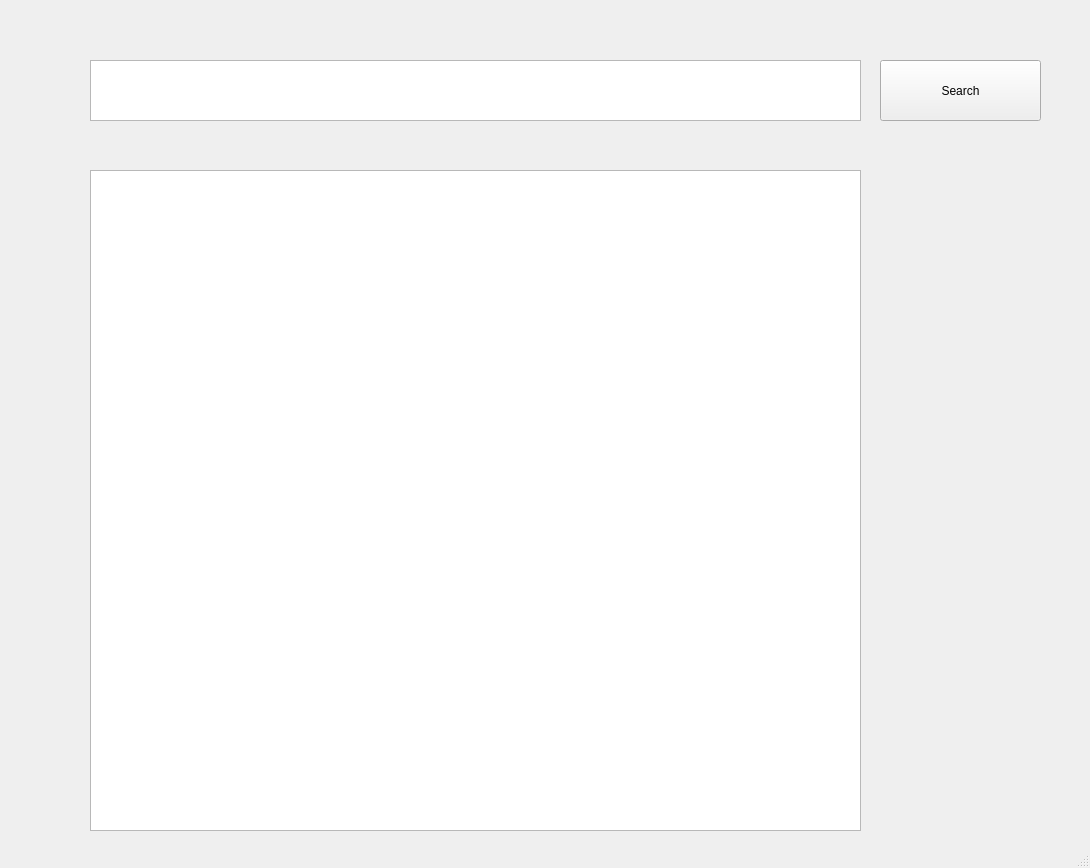
<?xml version="1.0" encoding="UTF-8"?>
<ui version="4.0">
 <class>MainWindow</class>
 <widget class="QMainWindow" name="MainWindow">
  <property name="geometry">
   <rect>
    <x>0</x>
    <y>0</y>
    <width>1090</width>
    <height>868</height>
   </rect>
  </property>
  <property name="windowTitle">
   <string>MainWindow</string>
  </property>
  <widget class="QWidget" name="centralwidget">
   <widget class="QPushButton" name="Search_btn">
    <property name="geometry">
     <rect>
      <x>880</x>
      <y>60</y>
      <width>161</width>
      <height>61</height>
     </rect>
    </property>
    <property name="text">
     <string>Search</string>
    </property>
   </widget>
   <widget class="QTextEdit" name="input_text">
    <property name="geometry">
     <rect>
      <x>90</x>
      <y>60</y>
      <width>771</width>
      <height>61</height>
     </rect>
    </property>
   </widget>
   <widget class="QTextEdit" name="output_text">
    <property name="geometry">
     <rect>
      <x>90</x>
      <y>170</y>
      <width>771</width>
      <height>661</height>
     </rect>
    </property>
   </widget>
  </widget>
  <widget class="QMenuBar" name="menubar">
   <property name="geometry">
    <rect>
     <x>0</x>
     <y>0</y>
     <width>1090</width>
     <height>22</height>
    </rect>
   </property>
  </widget>
  <widget class="QStatusBar" name="statusbar"/>
 </widget>
 <resources/>
 <connections/>
</ui>
